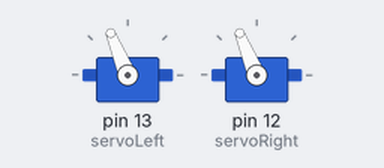
Simulated run of this sketch. Board: Arduino Uno, built with avr-gcc and run on an emulated ATmega328P. Shown: 2 × servo. Random numbers use the default seed unless the sketch sets one.

Above: at 0.17 s.
At 11.9 s:
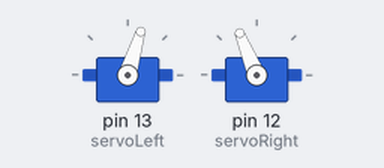
At 22.4 s:
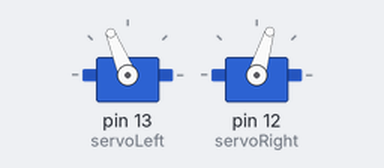
At 33.9 s:
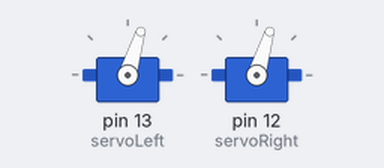
Timing chart, 0 to 40.0 s (numbered marks = the images above):
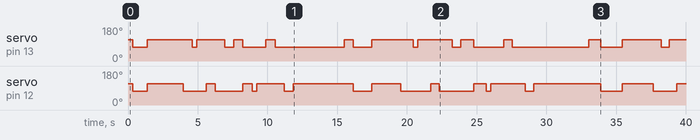

Measured:
- by itself, servo on pin 13 (servoLeft): 112° → 73° at 0.35 s, → 112° 1.0 s later, → 73° 3.2 s later, → 112° 0.33 s later, … (24 changes in this stretch)
- by itself, servo on pin 12 (servoRight): 112° → 73° at 0.35 s, → 112° 1.0 s later, → 73° 2.6 s later, → 112° 1.6 s later, … (24 changes in this stretch)

The sketch:

robot_dance_party.ino
```cpp
#include <Servo.h>
Servo servoLeft;
Servo servoRight;
long randNumber;
long random2;
long randommove;
long randomturn;
long randcircle;

int PIEZOPIN = 5;

// One octave of notes between A4 and A5
int note_A4 = 440;
int note_As4 = 466; int note_Bb4 = note_As4;
int note_B4 = 494;
int note_C5 = 523;
int note_Cs5 = 554; int note_Db5 = note_Cs5;
int note_D5 = 587;
int note_Ds5 = 622; int note_Eb5 = note_Ds5;
int note_E5 = 659;
int note_F5 = 698;
int note_Fs5 = 740; int note_Gb5 = note_Fs5;
int note_G5 = 784;
int note_Gs5 = 830; int note_Ab5 = note_Gs5;
int note_Gs4 = 415;
int note_D4 = 294;
int note_Fs4 = 370;
int note_A5 = note_A4 * 2;
int note_As5 = note_As4 * 2; int note_Bb5 = note_As5;
int note_B5 = note_B4 * 2;
int note_E4 = 330;
int note_C4 = 262;

int note_rest = -1;

// note lengths defined here
long whole_note = 3200; // change tempo by changing duration of one measure
long half_note = whole_note / 2;
long quarter_note = whole_note / 4;
long eighth_note = whole_note / 8;
long sixteenth_note = whole_note / 16;

// song is stored as notes and duration of those notes
long worknotes[11][2] = {
  {note_Eb5, eighth_note}, {note_B4, eighth_note}, {note_B4, eighth_note}, {note_Cs5, eighth_note},
  {note_Cs5, eighth_note}, {note_Cs5, sixteenth_note}, {note_B4, sixteenth_note}, {note_Eb5, sixteenth_note},
  {note_Fs5, sixteenth_note}, {note_E5, sixteenth_note}, {note_Eb5, sixteenth_note}
  };

// Unforgettable
long unforgettable_notes[120][2] = {

  {note_A4, sixteenth_note},
  {note_A4, sixteenth_note},
  {note_A4, sixteenth_note},
  {note_A4, sixteenth_note},
  {note_A4, eighth_note},
  {note_A4, sixteenth_note},
  {note_B4, sixteenth_note * 5},

  {note_rest,  eighth_note},
  {note_B4, sixteenth_note},
  {note_B4, sixteenth_note},
  {note_B4, sixteenth_note},
  {note_B4,  sixteenth_note},
  {note_B4, eighth_note},
  {note_Cs5, eighth_note},
  {note_Gs4, sixteenth_note},
  {note_Gs4, eighth_note},
  {note_Fs4, sixteenth_note * 3},
   {note_A4, sixteenth_note},
  {note_A4, sixteenth_note},
  {note_A4, sixteenth_note},
  {note_A4, sixteenth_note},
  {note_A4, eighth_note},
  {note_A4, sixteenth_note},
  {note_B4, sixteenth_note * 5},

  {note_rest, quarter_note},
   {note_A4, sixteenth_note},
  {note_A4, sixteenth_note},
  {note_A4, sixteenth_note},
  {note_A4, sixteenth_note},
  {note_A4, eighth_note},
  {note_A4, sixteenth_note},
  {note_A4, sixteenth_note * 5},
  {note_E4, sixteenth_note},
  {note_D4, sixteenth_note},
  {note_C4, sixteenth_note * 3},

  {note_rest, sixteenth_note},
  {note_Fs4, sixteenth_note},
  {note_A4, sixteenth_note},
  {note_A4, sixteenth_note},
  {note_A4, eighth_note},
  {note_A4, eighth_note},
  {note_Gs4, sixteenth_note},
  {note_A4, sixteenth_note * 7},

  {note_rest, sixteenth_note},
  {note_E4, sixteenth_note},
  {note_A4, sixteenth_note},
  {note_A4, sixteenth_note},
  {note_A4, sixteenth_note},
  {note_A4, sixteenth_note},
  {note_A4, eighth_note},
  {note_A4, sixteenth_note},
  {note_B4, sixteenth_note * 5},


  {note_rest, sixteenth_note},
  {note_Fs4, sixteenth_note},
  {note_B4, sixteenth_note},
  {note_B4, sixteenth_note},
  {note_B4, eighth_note},
  {note_Cs5, sixteenth_note},
  {note_B4, sixteenth_note},
  {note_A4, sixteenth_note},
  {note_A4, eighth_note},
  {note_Gs4, sixteenth_note},
  {note_Fs4, eighth_note * 3},
  {note_rest, eighth_note},
  //baby i can feel your
  {note_A4, sixteenth_note},
  {note_A4, sixteenth_note},
  {note_A4, sixteenth_note},
  {note_A4, sixteenth_note},
  {note_A4, eighth_note},
  {note_A4, sixteenth_note},
  {note_A4, eighth_note},

  {note_E4, sixteenth_note},
  {note_D4, sixteenth_note},
  {note_C4, eighth_note},
  {note_rest, eighth_note},
  {note_A4, sixteenth_note},
  {note_A4, sixteenth_note},
  {note_A4, eighth_note},
  {note_A4, eighth_note},
  {note_A4, sixteenth_note},
  {note_A4, sixteenth_note * 5},

  {note_Cs5, eighth_note},
  {note_B4, eighth_note},

  {note_Cs5, eighth_note},
  {note_B4, eighth_note},

  {note_Cs5, eighth_note},
  {note_B4, eighth_note},

  {note_A4, sixteenth_note},
  {note_A4, sixteenth_note},
  {note_A4, sixteenth_note},
  {note_B4, sixteenth_note},

  {note_D5, eighth_note},
  {note_B4, eighth_note},

  {note_D5, eighth_note},
  {note_B4, eighth_note},

  {note_D5, eighth_note},
  {note_Cs5, eighth_note},
  {note_B4, eighth_note},
  {note_A4, eighth_note},
  {note_Cs5, eighth_note},
  {note_B4, eighth_note},
  {note_A4, eighth_note},

  {note_Fs4, eighth_note},
  {note_Cs5, eighth_note},
  {note_B4, eighth_note},

};

// if you want there to be silence between notes,
//   staccato should be true
bool staccato = true;

void setup() {
  // put your setup code here, to run once:
servoLeft.attach(13);
servoRight.attach(12);


}
void  turn_right(int time) {
  servoLeft.writeMicroseconds (1700);
  servoRight.writeMicroseconds (1700);
  delay (time);
}
void turn_left(int time) {
  servoLeft.writeMicroseconds(1300);
  servoRight.writeMicroseconds(1300);
  delay(time);

}
void circle (int time) {
  servoLeft.writeMicroseconds (1700);
  servoRight.writeMicroseconds (1700);
  delay (time);
}

void forward (int time) {
  servoLeft.writeMicroseconds (1700);
  servoRight.writeMicroseconds (1300);
  delay (time) ;
}
void backward (int time){
  servoLeft.writeMicroseconds(1300);         // 1.7 ms -> counterclockwise
  servoRight.writeMicroseconds(1700);        // 1.3 ms -> clockwise
  delay(time);
}
void turn1 (){
  randNumber = random (200, 1000);
  turn_right (randNumber);
   delay (100);
   turn_left(randNumber);
}
void turn2 (){
  random2 = random (200, 1000);
   turn_left (random2);
   delay (100);
   turn_right (random2);
}
void zigzag () {
  randommove = random (500, 1000);
 randomturn = random (200, 2000);
   forward (randommove);
   turn_left (randomturn);
   forward (randommove);
   turn_right (randomturn);
   turn_right (randomturn);
   forward (randommove);
   turn_left (randomturn);
   turn_left (randomturn);
   forward (randommove);
   backward (randommove);
   turn_left (randomturn);
   backward(randommove);
   turn_right (randomturn);
   turn_right (randomturn);
   backward(randommove);
   turn_left (randomturn);
   turn_left (randomturn);
   backward (randommove);

}
void loop() {
  randcircle = random (1000, 2000);
   turn1 ();
   turn2 ();
   circle (randcircle);
   delay (100);
   zigzag ();
   delay (3000);

}
```
